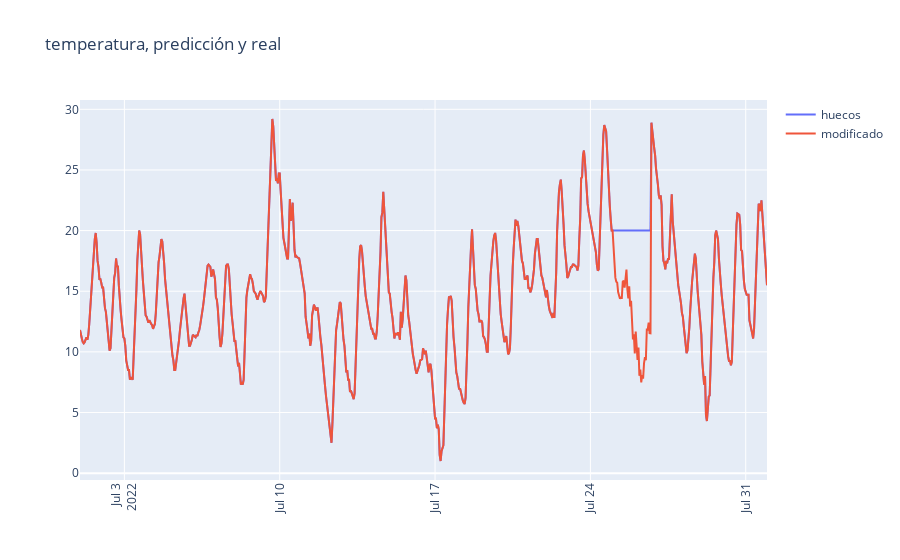

Notebook code cell kept with this figure:
### Code cell
indice=8
print(k[indice],horas_predecir[indice])
# px.line(df_clon.loc[f'{k[indice].year}-{k[indice].month}']['y'])

pic1=go.Scatter(x=df.loc[f'{k[indice].year}-{k[indice].month}'].index, y=df.loc[f'{k[indice].year}-{k[indice].month}']['y'],name='huecos')
pic2=go.Scatter(x=df_clon.loc[f'{k[indice].year}-{k[indice].month}'].index, y=df_clon.loc[f'{k[indice].year}-{k[indice].month}']['y'],name='modificado')

fig = make_subplots(specs=[[{"secondary_y": False}]])
fig.add_trace(pic1)
fig.add_trace(pic2)
fig['layout'].update( title = 'temperatura, predicción y real',xaxis=dict(tickangle=-90))
iplot(fig)

### Figure 1 — Plotly figure (JSON) as saved in the notebook; plotly's stock layout.template omitted (floating-point values rounded to 4 significant figures; data arrays with more than 128 entries replaced by an {"elided": "..."} marker saying what was removed)
{"data": [{"name": "huecos", "type": "scatter", "x": {"elided": "744 str values"}, "y": {"elided": "744 float values"}}, {"name": "modificado", "type": "scatter", "x": {"elided": "744 str values"}, "y": {"elided": "744 float values"}}], "layout": {"title": {"text": "temperatura, predicción y real"}, "xaxis": {"anchor": "y", "domain": [0, 1], "tickangle": -90}, "yaxis": {"anchor": "x", "domain": [0, 1]}}}
